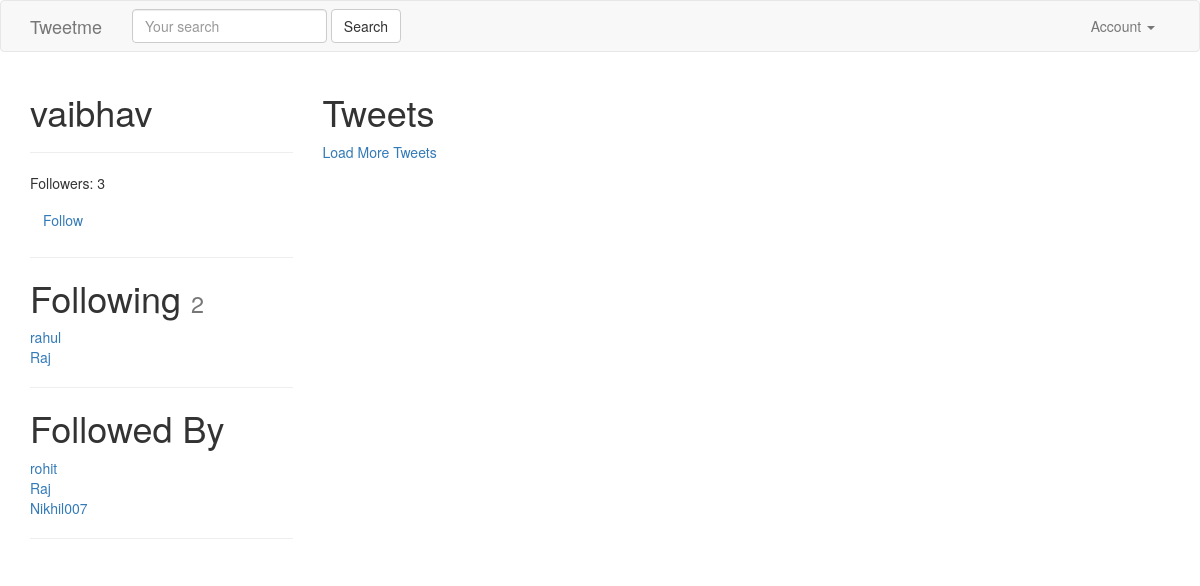
The app's page /vaibhav/ (signed in) with its own data.
### accounts/models.py (models this page shows, shortened)
class UserProfile(models.Model):
    user        = models.OneToOneField(settings.AUTH_USER_MODEL, related_name='profile') # user.profile
    following   = models.ManyToManyField(settings.AUTH_USER_MODEL, blank=True, related_name='followed_by')
    objects = UserProfileManager() # UserProfile.objects.all()
    def get_following(self):
        users  = self.following.all() # User.objects.all().exclude(username=self.user.username)
        return users.exclude(username=self.user.username)
    def get_follow_url(self):
        return reverse_lazy("profiles:follow", kwargs={"username":self.user.username})
    def get_absolute_url(self):
        return reverse_lazy("profiles:detail", kwargs={"username":self.user.username})

### accounts/views.py (the view)
# urls.py: url(r'^(?P<username>[\w.@+-]+)/$', UserDetailView.as_view(), name='detail'), # /tweet/1/
class UserDetailView(DetailView):
    template_name = 'accounts/user_detail.html'
    queryset = User.objects.all()
    def get_object(self):
        return get_object_or_404(
                    User,
                    username__iexact=self.kwargs.get("username")
                    )
    def get_context_data(self, *args, **kwargs):
        context = super(UserDetailView, self).get_context_data(*args, **kwargs)
        following = UserProfile.objects.is_following(self.request.user, self.get_object())
        context['following'] = following
        context['recommended'] = UserProfile.objects.recommended(self.request.user)
        return context

### accounts/models.py (called while the page is built)
    def all(self):
        qs = self.get_queryset().all()
        try:
            if self.instance:
                qs = qs.exclude(user=self.instance)
        except:
            pass
        return qs

    def is_following(self, user, followed_by_user):
        user_profile, created = UserProfile.objects.get_or_create(user=user)
        if created:
            return False
        if followed_by_user in user_profile.following.all():
            return True
        return False

    def recommended(self, user, limit_to=10):
        print(user)
        profile = user.profile
        following = profile.following.all()
        following = profile.get_following()
        qs = self.get_queryset().exclude(user__in=following).exclude(id=profile.id).order_by("?")[:limit_to]
        return qs

### accounts/templates/accounts/user_detail.html (shortened to what this page needs)
{% extends "base.html" %}
{% block content %}
<div class='row'>
    <div class='col-sm-3 col-xs-12'>
        <h1>{{ object.username }} </h1>
        <hr/>
        <p>Followers: {{ object.followed_by.all.count }}</p>
        <p>
            <a class='btn btn-link' href='{{ object.profile.get_follow_url }}'>
                    {% if following %}Unfollow{% else %}Follow{% endif %}
                </a>
        </p>
         <hr/>
          <h1>Following <small>{{ object.profile.get_following.count }}</small></h1>
             {% for user in object.profile.get_following %}
             <a href='/{{ user.username }}'>{{ user.username }}</a><br/>
             {% empty %}
             <h4>Not following any users</h4>
             {% endfor %}
          <hr/>
          <h1>Followed By</h1>
             {% for profile in object.followed_by.all %}
             <a href='/{{ profile.user.username }}'>{{ profile.user.username }}</a><br/>
             {% empty %}
             <h4>Not followed by any users</h4>
             {% endfor %}
          <hr/>
    </div>
    <div class='col-sm-9 col-xs-12'>
         <h1>Tweets</h1>
          <a href='#' id='loadmore'>Load More Tweets</a>
     </div>
</div>
{% endblock content %}

### templates/base.html (shortened to what this page needs)
{% load static %}
<html lang="en">
  <head>
    <link href="{% static 'css/bootstrap.min.css' %}" rel="stylesheet">
  </head>
  <body>
    {% include "navbar.html" %}
    <div class='container'>
      {% block content %}
      {% endblock content %}
    </div>
  </body>
</html>

### templates/navbar.html (shortened to what this page needs)
<nav class="navbar navbar-default">
  <div class="container">
    <div class="navbar-header">
      <a class="navbar-brand" href="{% url 'home' %}">Tweetme</a>
    </div>
    {% include "tweets/search_form.html" %}
    <div class="collapse navbar-collapse" id="bs-example-navbar-collapse-1">
      {% if request.user.is_authenticated %}
      <ul class="nav navbar-nav navbar-right">
        <li class="dropdown">
          <a href="#" class="dropdown-toggle" data-toggle="dropdown" role="button" aria-haspopup="true" aria-expanded="false">Account <span class="caret"></span></a>
        </li>
      </ul>
      {% else %}
      <ul class="nav navbar-nav navbar-right">
        <li><a href="{% url 'login' %}">Login</a></li>
         <li><a href="{% url 'register' %}">Register</a></li>
      </ul>
      {% endif %}
    </div>
  </div>
</nav>

### tweets/templates/tweets/search_form.html
 <form id='navbar-search-form' class="navbar-form navbar-left" method='GET' action='{% url "search" %}'>
        <div class="form-group">
            <input class="form-control" type='text' name='q' placeholder='Your search' value='{{ request.GET.q }}'/>
            </div>
        <input class="btn btn-default" type='submit' value='Search'/>
</form>

### records on screen
UserProfile: user.username "rohit"
UserProfile: user.username "Raj"
UserProfile: user.username "Nikhil007"

### other values on screen
{{ object.username }} "vaibhav"
{{ object.followed_by.all.count }} "3"
{{ object.profile.get_following.count }} "2"
{{ user.username }} "rahul"
{{ user.username }} "Raj"
